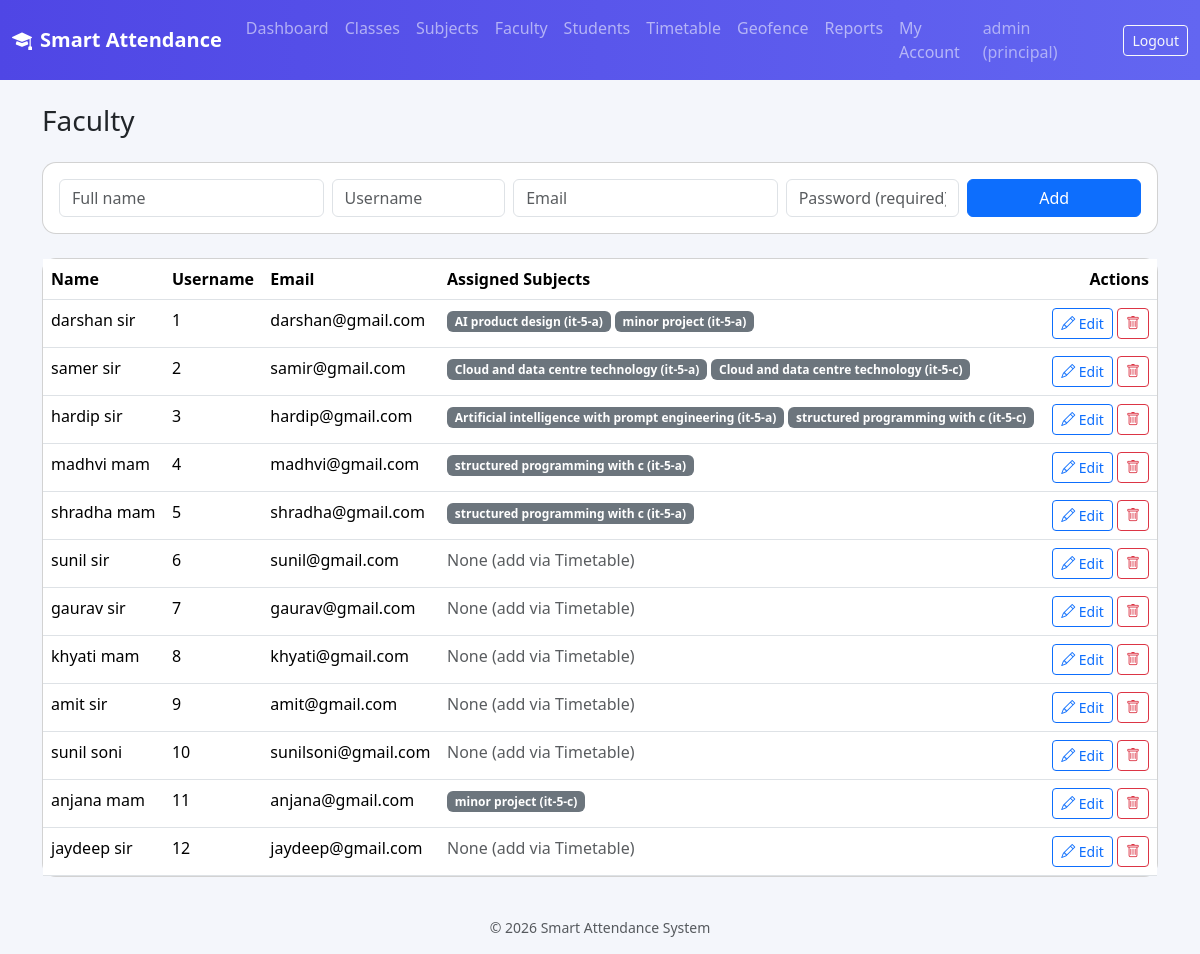
The page /principal/faculty (signed in) on the database its author committed.
### models.py (models this page shows)
class User(db.Model, UserMixin):
    __tablename__ = "users"
    id = db.Column(db.Integer, primary_key=True)
    username = db.Column(db.String(80), unique=True, nullable=False)
    email = db.Column(db.String(120), unique=True, nullable=False)
    password_hash = db.Column(db.String(200), nullable=False)
    role = db.Column(db.String(20), nullable=False)  # principal / faculty / student
    created_at = db.Column(db.DateTime, default=datetime.utcnow)
    faculty_profile = db.relationship("Faculty", backref="user", uselist=False)
    student_profile = db.relationship("Student", backref="user", uselist=False)

class Faculty(db.Model):
    __tablename__ = "faculty"
    id = db.Column(db.Integer, primary_key=True)
    user_id = db.Column(db.Integer, db.ForeignKey("users.id"), nullable=False)
    name = db.Column(db.String(120), nullable=False)

### routes/principal.py (the view, shortened to what this page needs)
@principal_bp.route("/faculty", methods=["GET", "POST"])
@login_required
@role_required("principal")
def faculty():
    all_faculty = Faculty.query.all()
    faculty_subjects = {}
    for f in all_faculty:
        seen = {}
        for e in f.timetable_entries:
            key = (e.subject_id, e.class_id)
            if key not in seen:
                seen[key] = f"{e.subject.name} ({e.class_.name})"
        faculty_subjects[f.id] = list(seen.values())
    return render_template("principal/faculty.html", faculty_list=all_faculty, faculty_subjects=faculty_subjects)

### app.py (called while the page is built)
@login_manager.user_loader
def load_user(user_id):
    return User.query.get(int(user_id))

### templates/principal/faculty.html (shortened to what this page needs)
{% extends "base.html" %}
{% block content %}
<h3 class="mb-4">Faculty</h3>
<div class="card p-3 mb-4">
  <form method="POST" class="row g-2">
    <div class="col-md-3"><input class="form-control" name="name" placeholder="Full name" required></div>
    <div class="col-md-2"><input class="form-control" name="username" placeholder="Username" required></div>
    <div class="col-md-3"><input class="form-control" name="email" type="email" placeholder="Email" required></div>
    <div class="col-md-2"><input class="form-control" name="password" type="text" placeholder="Password (required)" required minlength="6"></div>
    <div class="col-md-2"><button class="btn btn-primary w-100">Add</button></div>
  </form>
</div>
<div class="card">
  <table class="table mb-0">
    <thead><tr><th>Name</th><th>Username</th><th>Email</th><th>Assigned Subjects</th><th class="text-end">Actions</th></tr></thead>
    <tbody>
      {% for f in faculty_list %}
      <tr>
        <td>{{ f.name }}</td>
        <td>{{ f.user.username }}</td>
        <td>{{ f.user.email }}</td>
        <td>
          {% for label in faculty_subjects.get(f.id, []) %}
            <span class="badge bg-secondary">{{ label }}</span>
          {% else %}<span class="text-muted">None (add via Timetable)</span>{% endfor %}
        </td>
        <td class="text-end">
          <button class="btn btn-sm btn-outline-primary" data-bs-toggle="modal" data-bs-target="#editFaculty{{ f.id }}">
            <i class="bi bi-pencil"></i> Edit
          </button>
          <form method="POST" action="{{ url_for('principal.delete_faculty', faculty_id=f.id) }}" class="d-inline" onsubmit="return confirm('Delete this faculty member?')">
            <button class="btn btn-sm btn-outline-danger"><i class="bi bi-trash"></i></button>
          </form>
        </td>
      </tr>
      {% else %}
      <tr><td colspan="5" class="text-center text-muted py-4">No faculty yet.</td></tr>
      {% endfor %}
    </tbody>
  </table>
</div>
{% endblock %}

### templates/base.html (shortened to what this page needs)
<!DOCTYPE html>
<html lang="en">
<head>
<link href="https://cdn.jsdelivr.net/npm/bootstrap@5.3.3/dist/css/bootstrap.min.css" rel="stylesheet">
<link href="https://cdn.jsdelivr.net/npm/bootstrap-icons@1.11.3/font/bootstrap-icons.css" rel="stylesheet">
<link rel="stylesheet" href="{{ url_for('static', filename='css/style.css') }}">
</head>
<body>
{% if current_user.is_authenticated %}
<nav class="navbar navbar-expand-lg navbar-dark app-navbar">
  <div class="container-fluid">
    <a class="navbar-brand fw-bold" href="/"><i class="bi bi-mortarboard-fill me-2"></i>Smart Attendance</a>
    <div class="collapse navbar-collapse" id="nav">
      <ul class="navbar-nav me-auto">
        {% if current_user.role == 'principal' %}
        <li class="nav-item"><a class="nav-link" href="{{ url_for('principal.dashboard') }}">Dashboard</a></li>
        <li class="nav-item"><a class="nav-link" href="{{ url_for('principal.classes') }}">Classes</a></li>
        <li class="nav-item"><a class="nav-link" href="{{ url_for('principal.subjects') }}">Subjects</a></li>
        <li class="nav-item"><a class="nav-link" href="{{ url_for('principal.faculty') }}">Faculty</a></li>
        <li class="nav-item"><a class="nav-link" href="{{ url_for('principal.students') }}">Students</a></li>
        <li class="nav-item"><a class="nav-link" href="{{ url_for('principal.timetable') }}">Timetable</a></li>
        <li class="nav-item"><a class="nav-link" href="{{ url_for('principal.locations') }}">Geofence</a></li>
        <li class="nav-item"><a class="nav-link" href="{{ url_for('principal.attendance_report') }}">Reports</a></li>
        <li class="nav-item"><a class="nav-link" href="{{ url_for('principal.settings') }}">My Account</a></li>
        {% elif current_user.role == 'faculty' %}
        <li class="nav-item"><a class="nav-link" href="{{ url_for('faculty.dashboard') }}">Dashboard</a></li>
        <li class="nav-item"><a class="nav-link" href="{{ url_for('faculty.settings') }}">My Account</a></li>
        {% endif %}
      </ul>
      <span class="navbar-text text-white-50 me-3">{{ current_user.username }} ({{ current_user.role }})</span>
      <a class="btn btn-outline-light btn-sm" href="{{ url_for('auth.logout') }}">Logout</a>
    </div>
  </div>
</nav>
{% endif %}
<div class="container py-4">
  {% block content %}{% endblock %}
</div>
<footer class="text-center text-muted small py-3">&copy; {{ current_year }} Smart Attendance System</footer>
</body>
</html>

### static/css/style.css (style rules this page uses)
body { background: #f4f6fb; font-family: 'Segoe UI', system-ui, sans-serif; }
.app-navbar { background: linear-gradient(90deg, #4f46e5, #6366f1); }
.card { border-radius: 14px; }
table thead { background: #eef0fb; }

### rows shown on the page
User: username "admin", role "principal"
Faculty: name "darshan sir", user.username "1", user.email "darshan@gmail.com", label "AI product design (it-5-a)" "minor project (it-5-a)"
Faculty: name "samer sir", user.username "2", user.email "samir@gmail.com", label "Cloud and data centre technology (it-5-a)" "Cloud and data centre technology (it-5-c)"
Faculty: name "hardip sir", user.username "3", user.email "hardip@gmail.com", label "Artificial intelligence with prompt engineering (it-5-a)" "structured programming with c (it-5-c)"
Faculty: name "madhvi mam", user.username "4", user.email "madhvi@gmail.com", label "structured programming with c (it-5-a)"
Faculty: name "shradha mam", user.username "5", user.email "shradha@gmail.com", label "structured programming with c (it-5-a)"
Faculty: name "sunil sir", user.username "6", user.email "sunil@gmail.com"
Faculty: name "gaurav sir", user.username "7", user.email "gaurav@gmail.com"
Faculty: name "khyati mam", user.username "8", user.email "khyati@gmail.com"
Faculty: name "amit sir", user.username "9", user.email "amit@gmail.com"
Faculty: name "sunil soni", user.username "10", user.email "sunilsoni@gmail.com"
Faculty: name "anjana mam", user.username "11", user.email "anjana@gmail.com", label "minor project (it-5-c)"
Faculty: name "jaydeep sir", user.username "12", user.email "jaydeep@gmail.com"
